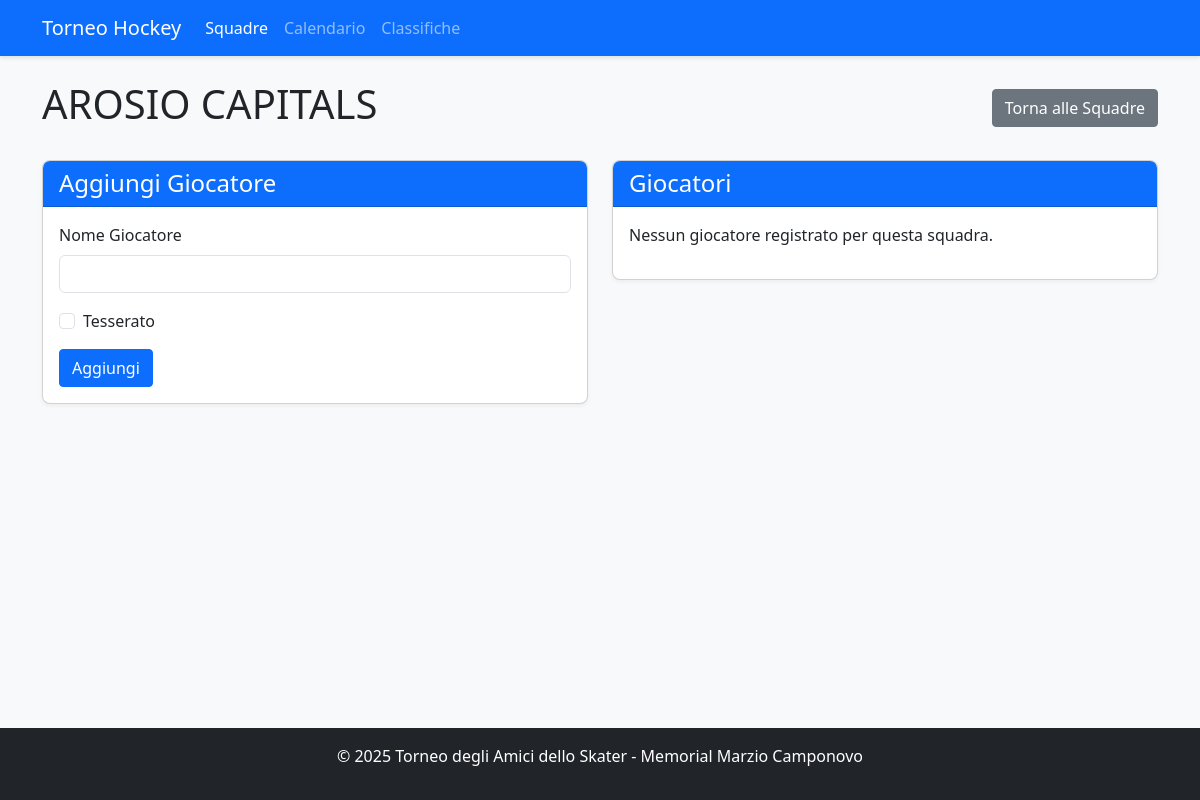
Before: /team/1 with the older database file.
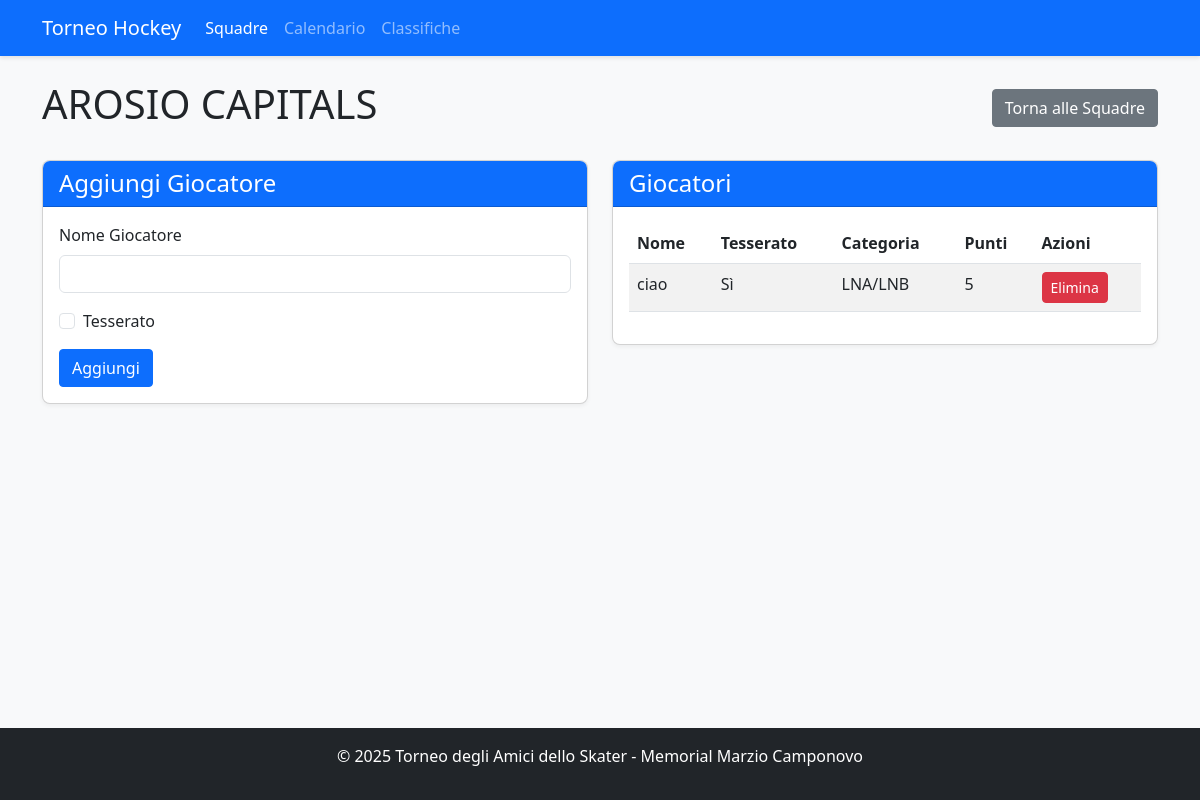
After: the same page with the newer database file.
### app.py (models this page shows, shortened)
class Player(db.Model):
    id = db.Column(db.Integer, primary_key=True)
    name = db.Column(db.String(100), nullable=False)
    team_id = db.Column(db.Integer, db.ForeignKey('team.id'), nullable=False)
    is_registered = db.Column(db.Boolean, default=False)
    category = db.Column(db.String(20))  # LNA/LNB, 1a Lega, 2a Lega, Non tesserato
    goals = db.Column(db.Integer, default=0)
    assists = db.Column(db.Integer, default=0)
    penalties = db.Column(db.Integer, default=0)
    @property
    def registration_points(self):
        if not self.is_registered:
            return 2  # Non tesserato
        points_map = {
            'LNA/LNB': 5,
            '1a Lega': 3,
            '2a Lega': 2
        }
        return points_map.get(self.category, 2)

### app.py (the view, shortened to what this page needs)
@app.route('/team/<int:team_id>', methods=['GET', 'POST'])
def team_detail(team_id):
    team = Team.query.get_or_404(team_id)
    return render_template('team_detail.html', team=team)

### app.py (called while the page is built)
def format_tournament_dates():
    dates = get_tournament_dates()
    formatted = {}
    for key, date_obj in dates.items():
        formatted[key] = {
            'date': date_obj,
            'formatted': date_obj.strftime('%d/%m/%Y'),
            'day_name': date_obj.strftime('%A'),
            'day_name_it': {
                'Monday': 'Lunedì',
                'Tuesday': 'Martedì',
                'Wednesday': 'Mercoledì',
                'Thursday': 'Giovedì',
                'Friday': 'Venerdì',
                'Saturday': 'Sabato',
                'Sunday': 'Domenica'
            }.get(date_obj.strftime('%A'), date_obj.strftime('%A'))
        }
    return formatted

@app.context_processor
def inject_tournament_dates():
    try:
        formatted_dates = format_tournament_dates()
        return {'tournament_dates': formatted_dates}
    except:
        return {'tournament_dates': {}}

### templates/team_detail.html (shortened to what the changed rows need)
<!DOCTYPE html>
<html lang="it">
<head>
    <link rel="stylesheet" href="https://cdn.jsdelivr.net/npm/bootstrap@5.3.0/dist/css/bootstrap.min.css">
    <link rel="stylesheet" href="{{ url_for('static', filename='style.css') }}">
</head>
<body class="d-flex flex-column min-vh-100">
    <div class="container mt-4">
        <div class="d-flex justify-content-between align-items-center">
            <h1>{{ team.name }}</h1>
        </div>
        <div class="row mt-4">
            <div class="col-md-6">
                <div class="card">
                    <div class="card-body">
                        {% if team.players %}
                            <div class="table-responsive">
                                <table class="table table-striped">
                                    <thead>
                                        <tr>
                                            <th>Nome</th>
                                            <th>Tesserato</th>
                                            <th>Categoria</th>
                                            <th>Punti</th>
                                            <th>Azioni</th>
                                        </tr>
                                    </thead>
                                    <tbody>
                                        {% for player in team.players %}
                                            <tr>
                                                <td>{{ player.name }}</td>
                                                <td>{{ 'Sì' if player.is_registered else 'No' }}</td>
                                                <td>{{ player.category if player.category else 'N/A' }}</td>
                                                <td>{{ player.registration_points }}</td>
                                                <td>
                                                    <form action="{{ url_for('delete_player', player_id=player.id) }}" method="post" class="d-inline">
                                                        <button type="submit" class="btn btn-sm btn-danger" onclick="return confirm('Sei sicuro di voler eliminare questo giocatore?')">Elimina</button>
                                                    </form>
                                                </td>
                                            </tr>
                                        {% endfor %}
                                    </tbody>
                                </table>
                            </div>
                        {% else %}
                            <p>Nessun giocatore registrato per questa squadra.</p>
                        {% endif %}
                    </div>
                </div>
            </div>
        </div>
    </div>
</body>
</html>

Changed rows visible on the page:
added Player: name "ciao", is_registered "Sì", category "LNA/LNB", registration_points "5"
Other visible differences:
text no longer shown: "Nessun giocatore registrato per questa squadra."
text now shown: "Nome Tesserato Categoria Punti Azioni"
